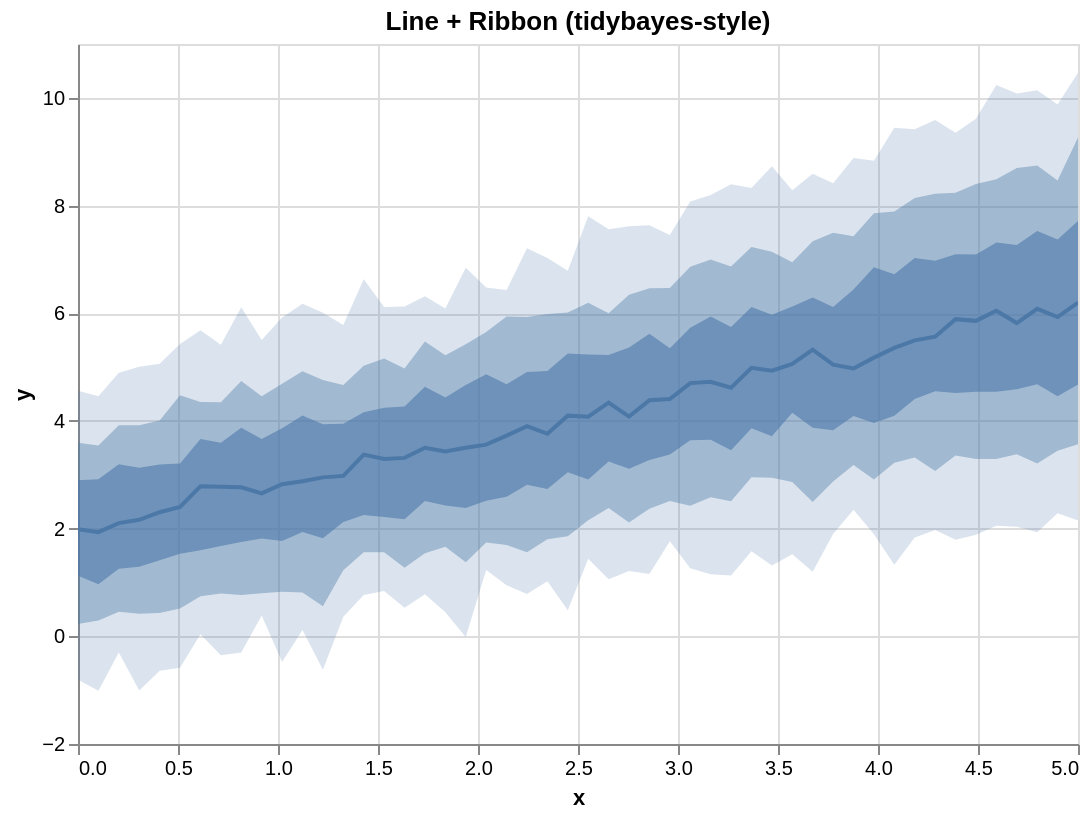

Write a Vega-Lite specification for this figure.
### Vega-Lite specification from a JSON file in a GitHub repository (floating-point values rounded to 4 significant figures)
{"$schema": "https://vega.github.io/schema/vega-lite/v5.json", "config": {"axis": {"labelLimit": 0}, "header": {"labelLimit": 0}, "legend": {"labelLimit": 0}}, "data": {"values": [{"__median__": 4.08, "hi_0_5_": 5.365, "hi_0_8_": 6.341, "hi_0_95_": 7.615, "lo_0_5_": 3.111, "lo_0_8_": 2.115, "lo_0_95_": 1.212, "x": 2.755}, {"__median__": 2.952, "hi_0_5_": 3.938, "hi_0_8_": 4.759, "hi_0_95_": 6.01, "lo_0_5_": 1.82, "lo_0_8_": 0.5564, "lo_0_95_": -0.6214, "x": 1.224}, {"__median__": 4.618, "hi_0_5_": 5.744, "hi_0_8_": 6.868, "hi_0_95_": 8.397, "lo_0_5_": 3.453, "lo_0_8_": 2.507, "lo_0_95_": 1.129, "x": 3.265}, {"__median__": 5.044, "hi_0_5_": 6.115, "hi_0_8_": 7.495, "hi_0_95_": 8.412, "lo_0_5_": 3.825, "lo_0_8_": 2.876, "lo_0_95_": 1.901, "x": 3.776}, {"__median__": 5.859, "hi_0_5_": 7.091, "hi_0_8_": 8.399, "hi_0_95_": 9.61, "lo_0_5_": 4.541, "lo_0_8_": 3.294, "lo_0_95_": 1.884, "x": 4.49}, {"__median__": 1.934, "hi_0_5_": 2.917, "hi_0_8_": 3.543, "hi_0_95_": 4.457, "lo_0_5_": 0.9661, "lo_0_8_": 0.2941, "lo_0_95_": -1.012, "x": 0.102}, {"__median__": 5.356, "hi_0_5_": 6.723, "hi_0_8_": 7.89, "hi_0_95_": 9.446, "lo_0_5_": 4.096, "lo_0_8_": 3.222, "lo_0_95_": 1.327, "x": 4.082}, {"__median__": 2.164, "hi_0_5_": 3.132, "hi_0_8_": 3.922, "hi_0_95_": 5.004, "lo_0_5_": 1.294, "lo_0_8_": 0.4173, "lo_0_95_": -1.008, "x": 0.3061}, {"__median__": 6.081, "hi_0_5_": 7.529, "hi_0_8_": 8.744, "hi_0_95_": 10.14, "lo_0_5_": 4.682, "lo_0_8_": 3.207, "lo_0_95_": 1.931, "x": 4.796}, {"__median__": 3.762, "hi_0_5_": 4.926, "hi_0_8_": 5.985, "hi_0_95_": 7.027, "lo_0_5_": 2.737, "lo_0_8_": 1.802, "lo_0_95_": 1.021, "x": 2.347}, {"__median__": 2.102, "hi_0_5_": 3.195, "hi_0_8_": 3.92, "hi_0_95_": 4.897, "lo_0_5_": 1.253, "lo_0_8_": 0.4558, "lo_0_95_": -0.3029, "x": 0.2041}, {"__median__": 4.728, "hi_0_5_": 5.939, "hi_0_8_": 7.0, "hi_0_95_": 8.197, "lo_0_5_": 3.652, "lo_0_8_": 2.581, "lo_0_95_": 1.154, "x": 3.163}, {"__median__": 5.496, "hi_0_5_": 7.025, "hi_0_8_": 8.142, "hi_0_95_": 9.419, "lo_0_5_": 4.405, "lo_0_8_": 3.32, "lo_0_95_": 1.836, "x": 4.184}, {"__median__": 3.904, "hi_0_5_": 4.907, "hi_0_8_": 5.929, "hi_0_95_": 7.208, "lo_0_5_": 2.817, "lo_0_8_": 1.563, "lo_0_95_": 0.7853, "x": 2.245}, {"__median__": 4.078, "hi_0_5_": 5.232, "hi_0_8_": 6.196, "hi_0_95_": 7.8, "lo_0_5_": 2.91, "lo_0_8_": 2.156, "lo_0_95_": 1.441, "x": 2.551}, {"__median__": 2.825, "hi_0_5_": 3.862, "hi_0_8_": 4.689, "hi_0_95_": 5.92, "lo_0_5_": 1.77, "lo_0_8_": 0.8278, "lo_0_95_": -0.4769, "x": 1.02}, {"__median__": 5.057, "hi_0_5_": 6.127, "hi_0_8_": 6.947, "hi_0_95_": 8.283, "lo_0_5_": 4.15, "lo_0_8_": 2.866, "lo_0_95_": 1.525, "x": 3.571}, {"__median__": 5.175, "hi_0_5_": 6.852, "hi_0_8_": 7.857, "hi_0_95_": 8.831, "lo_0_5_": 3.961, "lo_0_8_": 2.914, "lo_0_95_": 1.896, "x": 3.98}, {"__median__": 2.778, "hi_0_5_": 3.595, "hi_0_8_": 4.345, "hi_0_95_": 5.415, "lo_0_5_": 1.677, "lo_0_8_": 0.797, "lo_0_95_": -0.3499, "x": 0.7143}, {"__median__": 5.564, "hi_0_5_": 6.973, "hi_0_8_": 8.217, "hi_0_95_": 9.587, "lo_0_5_": 4.552, "lo_0_8_": 3.072, "lo_0_95_": 1.974, "x": 4.286}, {"__median__": 2.769, "hi_0_5_": 3.874, "hi_0_8_": 4.741, "hi_0_95_": 6.111, "lo_0_5_": 1.749, "lo_0_8_": 0.7656, "lo_0_95_": -0.3005, "x": 0.8163}, {"__median__": 4.34, "hi_0_5_": 5.226, "hi_0_8_": 6.001, "hi_0_95_": 7.558, "lo_0_5_": 3.245, "lo_0_8_": 2.382, "lo_0_95_": 1.06, "x": 2.653}, {"__median__": 5.929, "hi_0_5_": 7.368, "hi_0_8_": 8.466, "hi_0_95_": 9.877, "lo_0_5_": 4.459, "lo_0_8_": 3.446, "lo_0_95_": 2.288, "x": 4.898}, {"__median__": 4.385, "hi_0_5_": 5.618, "hi_0_8_": 6.462, "hi_0_95_": 7.636, "lo_0_5_": 3.275, "lo_0_8_": 2.368, "lo_0_95_": 1.157, "x": 2.857}, {"__median__": 3.435, "hi_0_5_": 4.434, "hi_0_8_": 5.22, "hi_0_95_": 6.09, "lo_0_5_": 2.431, "lo_0_8_": 1.664, "lo_0_95_": 0.4473, "x": 1.837}, {"__median__": 5.323, "hi_0_5_": 6.292, "hi_0_8_": 7.338, "hi_0_95_": 8.591, "lo_0_5_": 3.873, "lo_0_8_": 2.495, "lo_0_95_": 1.201, "x": 3.673}, {"__median__": 3.727, "hi_0_5_": 4.68, "hi_0_8_": 5.941, "hi_0_95_": 6.43, "lo_0_5_": 2.593, "lo_0_8_": 1.695, "lo_0_95_": 0.9501, "x": 2.143}, {"__median__": 5.818, "hi_0_5_": 7.268, "hi_0_8_": 8.696, "hi_0_95_": 10.08, "lo_0_5_": 4.587, "lo_0_8_": 3.383, "lo_0_95_": 2.034, "x": 4.694}, {"__median__": 2.979, "hi_0_5_": 3.946, "hi_0_8_": 4.668, "hi_0_95_": 5.781, "lo_0_5_": 2.123, "lo_0_8_": 1.227, "lo_0_95_": 0.3651, "x": 1.327}, {"__median__": 2.402, "hi_0_5_": 3.21, "hi_0_8_": 4.476, "hi_0_95_": 5.427, "lo_0_5_": 1.532, "lo_0_8_": 0.5171, "lo_0_95_": -0.5827, "x": 0.5102}, {"__median__": 4.098, "hi_0_5_": 5.253, "hi_0_8_": 6.011, "hi_0_95_": 6.788, "lo_0_5_": 3.047, "lo_0_8_": 1.857, "lo_0_95_": 0.4856, "x": 2.449}, {"__median__": 4.702, "hi_0_5_": 5.73, "hi_0_8_": 6.865, "hi_0_95_": 8.075, "lo_0_5_": 3.641, "lo_0_8_": 2.426, "lo_0_95_": 1.263, "x": 3.061}, {"__median__": 6.199, "hi_0_5_": 7.712, "hi_0_8_": 9.262, "hi_0_95_": 10.47, "lo_0_5_": 4.679, "lo_0_8_": 3.567, "lo_0_95_": 2.149, "x": 5.0}, {"__median__": 6.046, "hi_0_5_": 7.313, "hi_0_8_": 8.488, "hi_0_95_": 10.24, "lo_0_5_": 4.542, "lo_0_8_": 3.295, "lo_0_95_": 2.051, "x": 4.592}, {"__median__": 2.785, "hi_0_5_": 3.664, "hi_0_8_": 4.353, "hi_0_95_": 5.686, "lo_0_5_": 1.596, "lo_0_8_": 0.742, "lo_0_95_": 0.03845, "x": 0.6122}, {"__median__": 3.503, "hi_0_5_": 4.666, "hi_0_8_": 5.423, "hi_0_95_": 6.842, "lo_0_5_": 2.383, "lo_0_8_": 1.374, "lo_0_95_": -0.012, "x": 1.939}, {"__median__": 3.294, "hi_0_5_": 4.243, "hi_0_8_": 5.161, "hi_0_95_": 6.115, "lo_0_5_": 2.217, "lo_0_8_": 1.56, "lo_0_95_": 0.8409, "x": 1.531}, {"__median__": 4.973, "hi_0_5_": 6.439, "hi_0_8_": 7.427, "hi_0_95_": 8.884, "lo_0_5_": 4.09, "lo_0_8_": 3.182, "lo_0_95_": 2.349, "x": 3.878}, {"__median__": 3.56, "hi_0_5_": 4.867, "hi_0_8_": 5.651, "hi_0_95_": 6.477, "lo_0_5_": 2.518, "lo_0_8_": 1.744, "lo_0_95_": 1.233, "x": 2.041}, {"__median__": 3.375, "hi_0_5_": 4.161, "hi_0_8_": 5.027, "hi_0_95_": 6.633, "lo_0_5_": 2.252, "lo_0_8_": 1.561, "lo_0_95_": 0.7669, "x": 1.429}, {"__median__": 2.305, "hi_0_5_": 3.189, "hi_0_8_": 4.007, "hi_0_95_": 5.062, "lo_0_5_": 1.415, "lo_0_8_": 0.4351, "lo_0_95_": -0.6411, "x": 0.4082}, {"__median__": 4.987, "hi_0_5_": 6.116, "hi_0_8_": 7.229, "hi_0_95_": 8.328, "lo_0_5_": 3.864, "lo_0_8_": 2.953, "lo_0_95_": 1.578, "x": 3.367}, {"__median__": 1.99, "hi_0_5_": 2.9, "hi_0_8_": 3.594, "hi_0_95_": 4.563, "lo_0_5_": 1.126, "lo_0_8_": 0.2273, "lo_0_95_": -0.8073, "x": 0.0}, {"__median__": 5.89, "hi_0_5_": 7.095, "hi_0_8_": 8.24, "hi_0_95_": 9.352, "lo_0_5_": 4.517, "lo_0_8_": 3.356, "lo_0_95_": 1.794, "x": 4.388}, {"__median__": 2.655, "hi_0_5_": 3.665, "hi_0_8_": 4.459, "hi_0_95_": 5.504, "lo_0_5_": 1.817, "lo_0_8_": 0.798, "lo_0_95_": 0.3868, "x": 0.9184}, {"__median__": 3.502, "hi_0_5_": 4.635, "hi_0_8_": 5.477, "hi_0_95_": 6.313, "lo_0_5_": 2.514, "lo_0_8_": 1.542, "lo_0_95_": 0.7799, "x": 1.735}, {"__median__": 4.406, "hi_0_5_": 5.351, "hi_0_8_": 6.47, "hi_0_95_": 7.452, "lo_0_5_": 3.378, "lo_0_8_": 2.512, "lo_0_95_": 1.765, "x": 2.959}, {"__median__": 3.314, "hi_0_5_": 4.266, "hi_0_8_": 4.973, "hi_0_95_": 6.125, "lo_0_5_": 2.174, "lo_0_8_": 1.274, "lo_0_95_": 0.5321, "x": 1.633}, {"__median__": 4.933, "hi_0_5_": 5.97, "hi_0_8_": 7.144, "hi_0_95_": 8.732, "lo_0_5_": 3.718, "lo_0_8_": 2.945, "lo_0_95_": 1.316, "x": 3.469}, {"__median__": 2.878, "hi_0_5_": 4.103, "hi_0_8_": 4.92, "hi_0_95_": 6.175, "lo_0_5_": 1.938, "lo_0_8_": 0.8146, "lo_0_95_": 0.1172, "x": 1.122}]}, "height": 350, "layer": [{"_lr_layer": true, "encoding": {"tooltip": [{"field": "x", "title": "x", "type": "quantitative"}, {"field": "__median__", "title": "median", "type": "quantitative"}, {"field": "lo_0_95_", "title": "95% lo", "type": "quantitative"}, {"field": "hi_0_95_", "title": "95% hi", "type": "quantitative"}], "x": {"field": "x", "scale": {"zero": false}, "type": "quantitative"}, "y": {"field": "lo_0_95_", "scale": {"zero": false}, "title": "y", "type": "quantitative"}, "y2": {"field": "hi_0_95_"}}, "mark": {"line": false, "opacity": 0.2, "type": "area"}, "params": [{"bind": "scales", "name": "grid", "select": {"encodings": ["x", "y"], "type": "interval"}}]}, {"_lr_layer": true, "encoding": {"tooltip": [{"field": "x", "title": "x", "type": "quantitative"}, {"field": "__median__", "title": "median", "type": "quantitative"}, {"field": "lo_0_95_", "title": "95% lo", "type": "quantitative"}, {"field": "hi_0_95_", "title": "95% hi", "type": "quantitative"}], "x": {"field": "x", "scale": {"zero": false}, "type": "quantitative"}, "y": {"field": "lo_0_8_", "scale": {"zero": false}, "title": "y", "type": "quantitative"}, "y2": {"field": "hi_0_8_"}}, "mark": {"line": false, "opacity": 0.4, "type": "area"}}, {"_lr_layer": true, "encoding": {"tooltip": [{"field": "x", "title": "x", "type": "quantitative"}, {"field": "__median__", "title": "median", "type": "quantitative"}, {"field": "lo_0_95_", "title": "95% lo", "type": "quantitative"}, {"field": "hi_0_95_", "title": "95% hi", "type": "quantitative"}], "x": {"field": "x", "scale": {"zero": false}, "type": "quantitative"}, "y": {"field": "lo_0_5_", "scale": {"zero": false}, "title": "y", "type": "quantitative"}, "y2": {"field": "hi_0_5_"}}, "mark": {"line": false, "opacity": 0.6, "type": "area"}}, {"_lr_layer": true, "encoding": {"tooltip": [{"field": "x", "title": "x", "type": "quantitative"}, {"field": "__median__", "title": "median", "type": "quantitative"}, {"field": "lo_0_95_", "title": "95% lo", "type": "quantitative"}, {"field": "hi_0_95_", "title": "95% hi", "type": "quantitative"}], "x": {"field": "x", "scale": {"zero": false}, "type": "quantitative"}, "y": {"field": "__median__", "scale": {"zero": false}, "title": "y", "type": "quantitative"}}, "mark": {"strokeWidth": 2, "type": "line"}}], "title": "Line + Ribbon (tidybayes-style)", "width": 500}
